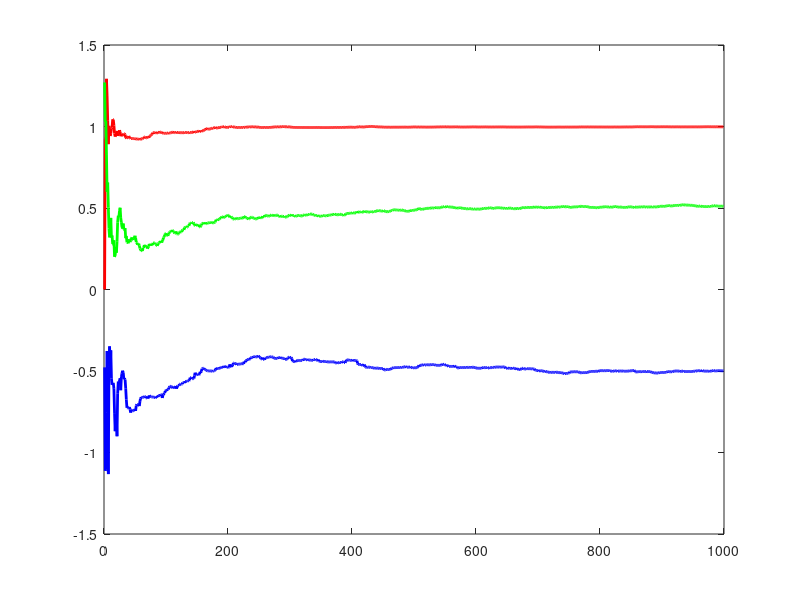

This chart was generated by the following MATLAB code: (Note: this script raises an error after producing the figure.)
% Recursive Least Square Algorithm (RLS)

N = 1000;
sigma2 = 0.5;

a_desired = 1; 
b_desired = 0.5;
c_desired = -0.5;

u = ones(N, 1);
y = zeros(N, 1);
E = load("e.mat");
e = E(1).e;

for t = 2:N
    y(t) = -a_desired * y(t-1) + b_desired * u(t-1) + c_desired * e(t-1) + e(t);
end

theta_hat = zeros(3, 1); % [a, b, c]
P = 100 * eye(3);
phi = zeros(3, 1);

theta_store = zeros(3, N);
for t = 2:N
    phi = [-y(t-1); u(t-1); e(t-1)];
    error = y(t) - phi' * theta_hat;
    K = P * phi / (phi' * P * phi + sigma2);
    theta_hat = theta_hat + K * error;
    P = P - K * phi' * P;
    theta_store(:, t) = theta_hat;
end

figure;
plot(theta_store(1, 2:N), 'r', 'LineWidth', 2);
hold on;
plot(theta_store(2, 2:N), 'g', 'LineWidth', 2);
plot(theta_store(3, 2:N), 'b', 'LineWidth', 2);
yline(a_desired, '--r', 'Desired a');
yline(b_desired, '--g', 'Desired b');
yline(c_desired, '--b', 'Desired c');
xlabel('Sample');
legend('a estimate', 'b estimate', 'c estimate', 'Location', 'Southeast');
title('RLS Algorithm');
grid on;





